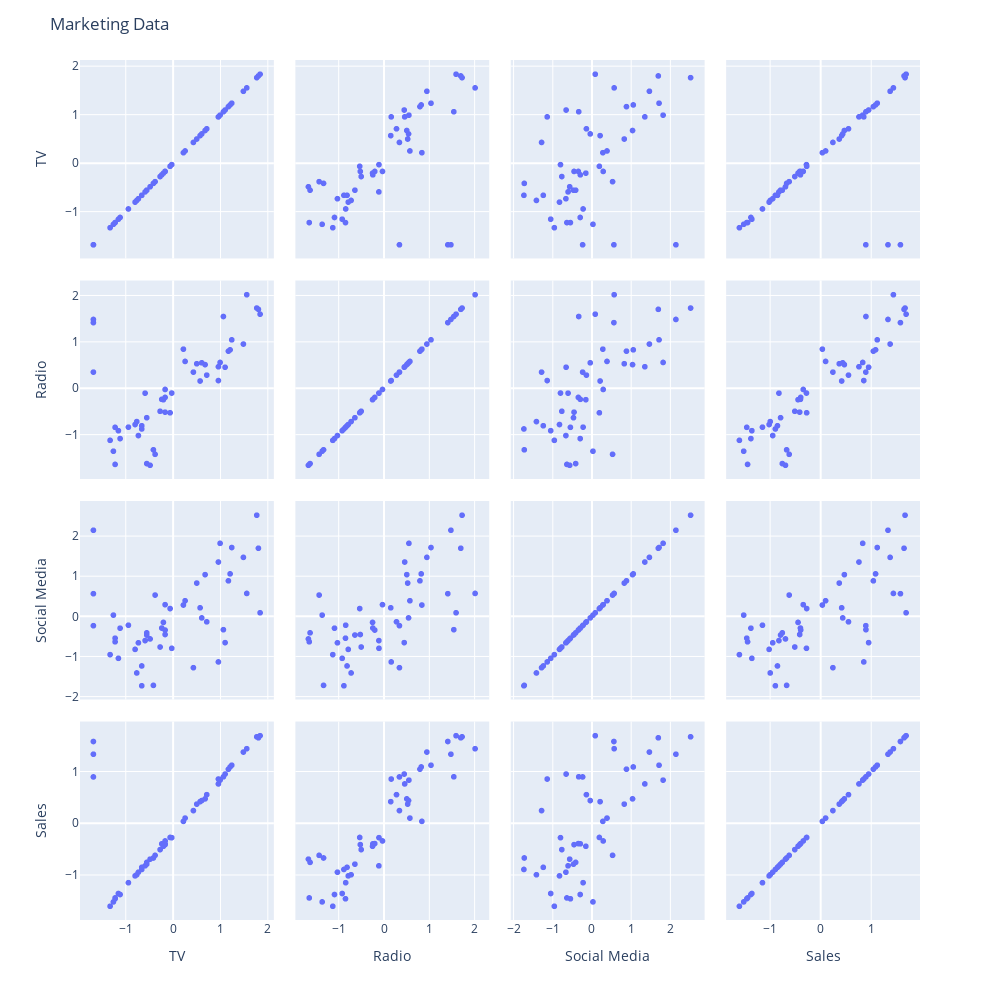

Notebook cell for this chart:
### Markdown cell above
### Plotting Scatter Matrix of Standardized Data

### Code cell
samples = data.head(50).copy(deep=True)

scaler.standardize(samples)

fig = px.scatter_matrix(samples, dimensions=["TV", "Radio", "Social Media", "Sales"])

fig.update_layout(
    title='Marketing Data',
    dragmode='select',
    width=1000,
    height=1000,
    hovermode='closest',
)

fig.show()
